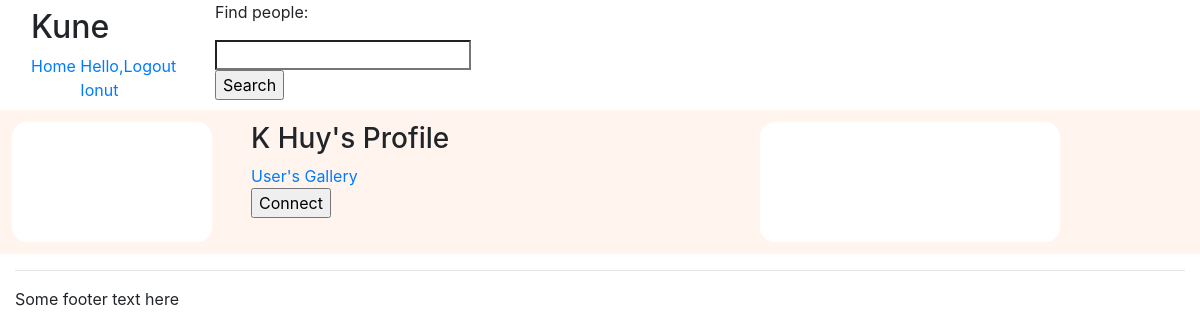
Page /get_profile/14 (signed in) on the earlier database version.
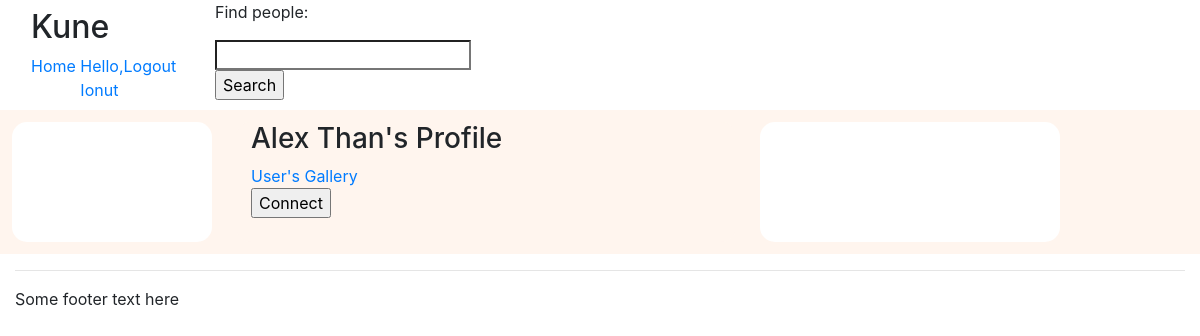
Same page on the later database version.
### users/models.py (models this page shows, shortened)
class AppUser(AbstractUser):
    country = models.CharField(max_length = 100, null = False, blank = False)
    about_user = models.TextField(null = True, blank = True)
    contacts = models.ManyToManyField("AppUser", blank = True)
    photo = models.ImageField(upload_to='profile/', default='default/default_profile.png')

### users/views.py (the view)
# urls.py: path('get_profile/<int:user_id>', views.get_profile, name = 'get_profile'),
@login_required
@csrf_exempt
def get_profile(request, user_id):
    try:
        user_id_record = AppUser.objects.get(id=user_id)
    except AppUser.DoesNotExist:
        return HttpResponse(status=404)
    outgoing_connection_status = ""
    incoming_connection_status = ""
    current_contact = False
    outgoing_connections = ConnectionRequest.objects.filter(Q(initiated_by_id=request.user.id) & Q(sent_to_id=user_id_record.id))
    incoming_connections = ConnectionRequest.objects.filter(Q(initiated_by_id=user_id_record.id) & Q(sent_to_id=request.user.id))
    for record in outgoing_connections:
        if record.status == 'pending':
            outgoing_connection_status = 'pending'
    for record in incoming_connections:
        if record.status == 'pending':
            incoming_connection_status = 'pending'
    user_instance = AppUser.objects.get(id=request.user.id)
    serializer = AppUserSerializer(user_instance)
    contacts = serializer.data['contacts']
    if user_id_record.id in contacts:
        current_contact = True
    if request.method == 'GET':
        status_update_history = StatusUpdate.objects.filter(author=user_id_record.id).order_by('-posted_on')
        status_update_list = []
        for element in status_update_history:
            status_update_list.append(element)
        return render(request, 'profile.html', {'profile':user_id_record,
                                                'status_update_list': status_update_list,
                                                'outgoing_connection_status': outgoing_connection_status,
                                                'incoming_connection_status': incoming_connection_status,
                                                'current_contact': current_contact })
    else:
        return HttpResponse("Invalid request")

### users/templates/profile.html (shortened to what this page needs)
{% extends "./base.html" %}
{% block content %}
    {% if user.is_authenticated and user.id != profile.id %}
        <h3>{{ profile.first_name }} {{ profile.last_name }}'s Profile</h3>
        <a href="../get_gallery/{{profile.id}}">User's Gallery</a>
        {% if current_contact %}
            <p style="color:gray">You are connected</p>
        {% else %}
                {% if incoming_connection_status == "pending" %}
                <p style="color:gray">Connection request pending. Accept Connection?</p>
                <table>
                    <tr>
                        <td>
                            <form id="connection_accept" method="post" action="{% url 'connect_accept' %}" enctype="multipart/form-data">
                                {% csrf_token %}
                                <input type="hidden" id="initiated_by" name="initiated_by" value="{{ profile.id }}"/>
                                <input type="hidden" id="sent_to" name="sent_to" value="{{ user.id }}"/>
                                <input type="submit" method="post" name="accept" value="Accept" />
                            </form>
                        </td>
                        <td>
                            <form id="connection_reject" method="post" action="{% url 'connect_reject' %}" enctype="multipart/form-data">
                                {% csrf_token %}
                                <input type="hidden" id="initiated_by" name="initiated_by" value="{{ profile.id }}"/>
                                <input type="hidden" id="sent_to" name="sent_to" value="{{ user.id }}"/>
                                <input type="submit" method="post" name="accept" value="Dismiss" />
                            </form>
                        </td>
                    </tr>
                </table>
                {% else %}
                    {% if outgoing_connection_status == "pending" %}
                        <p style="color:gray">Connection request pending</p>
                        <form id="connection_withdraw" method="post" action="{% url 'connect_withdraw' %}" enctype="multipart/form-data">
                            {% csrf_token %}
                            <input type="hidden" id="initiated_by" name="initiated_by" value="{{ user.id }}"/>
                            <input type="hidden" id="sent_to" name="sent_to" value="{{ profile.id }}"/>
                            <input type="submit" method="post" name="accept" value="Withdraw Request" />
                        </form>
                    {% else %}
                    <form id="connection" method="post" action="{% url 'connect' %}" enctype="multipart/form-data">
                        <input type="submit" method="post" name="connect" value="Connect" />
                    </form>
                    {% endif %}
                {% endif %}
        {% endif %}
        <br/>
        {% else %}
        <h2>Add Text Here</h2>
    {% endif %}
{% endblock %}

Differences in the rows shown:
changed AppUser: first_name "K" → "Alex"; last_name "Huy" → "Than"
